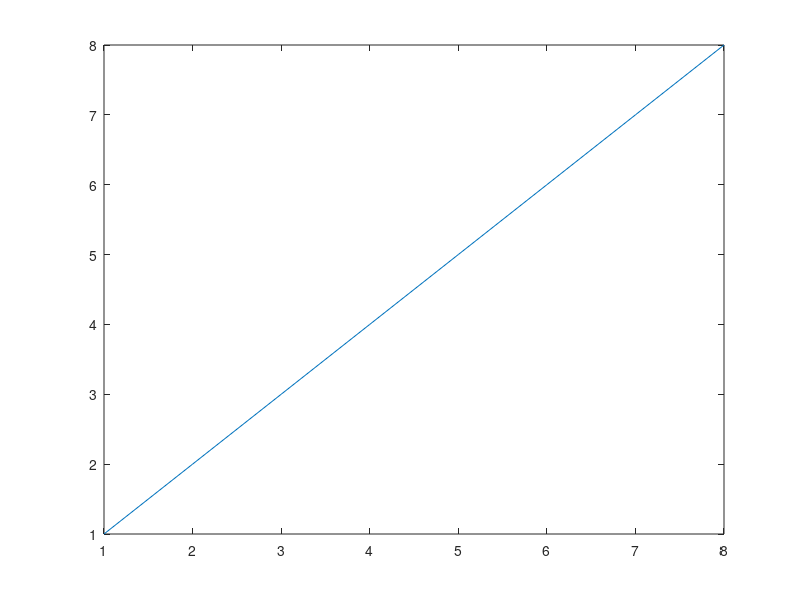

Source code (MATLAB):
x = [1, 2, 3, 4, 5, 6, 7, 8]
y = [1, 2, 3, 4, 5, 6, 7, 8]
mean(x)
max(x)
min(x)
sum(x)
movmean(x, 3)
flip(x)
dot(x, y)
scatter(x, y)
hist(x, 3)
x.^4
plot(x, y)
